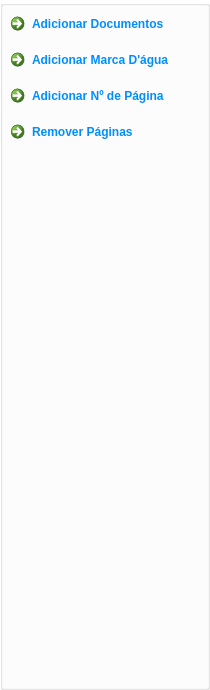
       <widget class="QWidget" name="page">
        <property name="geometry">
         <rect>
          <x>0</x>
          <y>0</y>
          <width>210</width>
          <height>690</height>
         </rect>
        </property>
        <property name="minimumSize">
         <size>
          <width>0</width>
          <height>40</height>
         </size>
        </property>
        <attribute name="label">
         <string>Editar</string>
        </attribute>
        <layout class="QVBoxLayout" name="verticalLayout">
         <property name="spacing">
          <number>0</number>
         </property>
         <property name="leftMargin">
          <number>0</number>
         </property>
         <property name="topMargin">
          <number>0</number>
         </property>
         <property name="rightMargin">
          <number>0</number>
         </property>
         <property name="bottomMargin">
          <number>0</number>
         </property>
         <item>
          <widget class="QGroupBox" name="verticalGroupBox">
           <property name="sizePolicy">
            <sizepolicy hsizetype="Fixed" vsizetype="Expanding">
             <horstretch>0</horstretch>
             <verstretch>0</verstretch>
            </sizepolicy>
           </property>
           <property name="minimumSize">
            <size>
             <width>210</width>
             <height>0</height>
            </size>
           </property>
           <property name="styleSheet">
            <string notr="true">background-color: rgb(255, 255, 255); color: rgb(0, 142, 255);</string>
           </property>
           <layout class="QVBoxLayout" name="verticalLayout_2">
            <property name="spacing">
             <number>0</number>
            </property>
            <property name="leftMargin">
             <number>0</number>
            </property>
            <property name="topMargin">
             <number>0</number>
            </property>
            <property name="rightMargin">
             <number>0</number>
            </property>
            <property name="bottomMargin">
             <number>0</number>
            </property>
            <item>
             <widget class="QCommandLinkButton" name="add_new_file">
              <property name="sizePolicy">
               <sizepolicy hsizetype="Expanding" vsizetype="Minimum">
                <horstretch>0</horstretch>
                <verstretch>0</verstretch>
               </sizepolicy>
              </property>
              <property name="minimumSize">
               <size>
                <width>198</width>
                <height>0</height>
               </size>
              </property>
              <property name="maximumSize">
               <size>
                <width>16777215</width>
                <height>50</height>
               </size>
              </property>
              <property name="cursor">
               <cursorShape>PointingHandCursor</cursorShape>
              </property>
              <property name="styleSheet">
               <string notr="true">QCommandLinkButton {font: 11pt &quot;Segoe UI&quot;; } QCommandLinkButton:checked {background-color: rgb(0, 166, 237);color: white; }</string>
              </property>
              <property name="text">
               <string>Adicionar Documentos</string>
              </property>
              <property name="checkable">
               <bool>true</bool>
              </property>
             </widget>
            </item>
            <item>
             <widget class="QCommandLinkButton" name="add_m_d_agua">
              <property name="sizePolicy">
               <sizepolicy hsizetype="Expanding" vsizetype="Minimum">
                <horstretch>0</horstretch>
                <verstretch>0</verstretch>
               </sizepolicy>
              </property>
              <property name="minimumSize">
               <size>
                <width>198</width>
                <height>0</height>
               </size>
              </property>
              <property name="maximumSize">
               <size>
                <width>16777215</width>
                <height>50</height>
               </size>
              </property>
              <property name="cursor">
               <cursorShape>PointingHandCursor</cursorShape>
              </property>
              <property name="styleSheet">
               <string notr="true">QCommandLinkButton {font: 11pt &quot;Segoe UI&quot;; } QCommandLinkButton:checked {background-color: rgb(0, 166, 237);color: white; }</string>
              </property>
              <property name="text">
               <string>Adicionar Marca D'água</string>
              </property>
              <property name="checkable">
               <bool>true</bool>
              </property>
             </widget>
            </item>
            <item>
             <widget class="QCommandLinkButton" name="add_n_pg">
              <property name="sizePolicy">
               <sizepolicy hsizetype="Expanding" vsizetype="Minimum">
                <horstretch>0</horstretch>
                <verstretch>0</verstretch>
               </sizepolicy>
              </property>
              <property name="minimumSize">
               <size>
                <width>198</width>
                <height>0</height>
               </size>
              </property>
              <property name="maximumSize">
               <size>
                <width>16777215</width>
                <height>50</height>
               </size>
              </property>
              <property name="cursor">
               <cursorShape>PointingHandCursor</cursorShape>
              </property>
              <property name="styleSheet">
               <string notr="true">QCommandLinkButton {font: 11pt &quot;Segoe UI&quot;; } QCommandLinkButton:checked {background-color: rgb(0, 166, 237);color: white; }</string>
              </property>
              <property name="text">
               <string>Adicionar Nº de Página</string>
              </property>
              <property name="checkable">
               <bool>true</bool>
              </property>
             </widget>
            </item>
            <item>
             <widget class="QCommandLinkButton" name="delete_page_menu">
              <property name="sizePolicy">
               <sizepolicy hsizetype="Expanding" vsizetype="Minimum">
                <horstretch>0</horstretch>
                <verstretch>0</verstretch>
               </sizepolicy>
              </property>
              <property name="minimumSize">
               <size>
                <width>198</width>
                <height>0</height>
               </size>
              </property>
              <property name="maximumSize">
               <size>
                <width>16777215</width>
                <height>50</height>
               </size>
              </property>
              <property name="cursor">
               <cursorShape>PointingHandCursor</cursorShape>
              </property>
              <property name="styleSheet">
               <string notr="true">QCommandLinkButton {font: 11pt &quot;Segoe UI&quot;; } QCommandLinkButton:checked {background-color: rgb(0, 166, 237);color: white; }</string>
              </property>
              <property name="text">
               <string>Remover Páginas</string>
              </property>
              <property name="checkable">
               <bool>true</bool>
              </property>
             </widget>
            </item>
            <item>
             <spacer name="verticalSpacer_4">
              <property name="orientation">
               <enum>Qt::Vertical</enum>
              </property>
              <property name="sizeHint" stdset="0">
               <size>
                <width>20</width>
                <height>40</height>
               </size>
              </property>
             </spacer>
            </item>
           </layout>
          </widget>
         </item>
        </layout>
       </widget>
